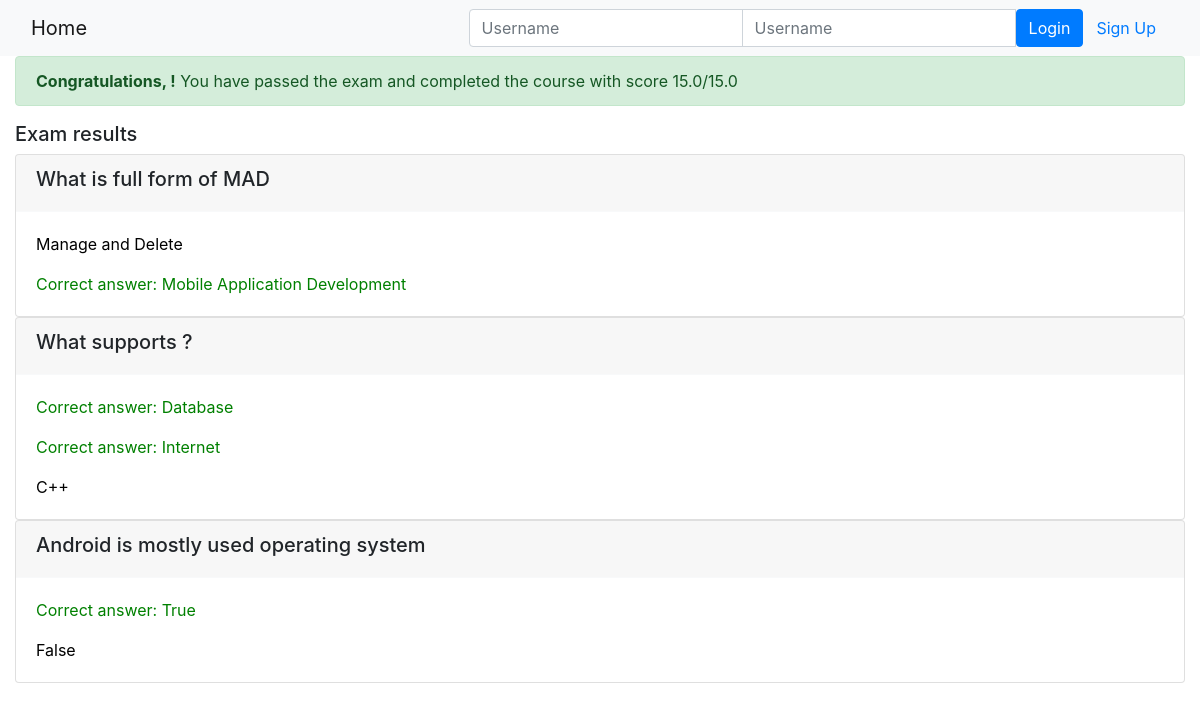
The page /onlinecourse/course/3/submission/3/result/ on the database its author committed.
### onlinecourse/models.py (models this page shows)
class Question(models.Model):
    course = models.ForeignKey(Course,on_delete=models.CASCADE)
    text = models.CharField(max_length=200,default="question text")
    title = models.CharField(max_length=200,default="question titile")
    grade = models.FloatField(default=5.0)
    def is_get_score(self,selected_ids):
        all_answers = self.choice_set.filter(is_correct = True).count()
        selected_correct = self.choice_set.filter(is_correct = True , id__in=selected_ids).count()
        if all_answers == selected_correct:
            return True
        else:
            return False

class Choice(models.Model):
    question = models.ForeignKey(Question,on_delete=models.CASCADE)
    text = models.CharField(max_length=200,default="choice text")
    is_correct = models.BooleanField(default=False)

### onlinecourse/views.py (the view)
# urls.py: path('course/<int:course_id>/submission/<int:submission_id>/result/', views.show_exam_result, name='show_exam_result'),
def show_exam_result(request, course_id, submission_id):
    course = get_object_or_404(Course,pk=course_id)
    submission = get_object_or_404(Submission,pk=submission_id)
    choices = submission.choices.all()
    total_mark, mark = 0, 0
    for question in course.question_set.all():
        total_mark += question.grade
        if question.is_get_score(choices):
            mark += question.grade
    return render(
        request,
        'onlinecourse/exam_result_bootstrap.html',
        {
            "course":course, "choices":choices, "mark":mark, "total_mark":total_mark,
            "submission":submission, "grade":int((mark/total_mark)*100)
        }
    )

### onlinecourse/templates/onlinecourse/exam_result_bootstrap.html (shortened to what this page needs)
<!DOCTYPE html>
<html lang="en">
<head>
    {% load static %}
    <link rel="stylesheet" href="https://maxcdn.bootstrapcdn.com/bootstrap/4.5.2/css/bootstrap.min.css">
</head>
<body>
 <nav class="navbar navbar-light bg-light">
    <div class="container-fluid">
        <div class="navbar-header">
              <a class="navbar-brand" href="{% url 'onlinecourse:index' %}">Home</a>
        </div>
        <ul class="nav navbar-nav navbar-right">
            {% if user.is_authenticated %}
            <li>
                <a class="btn btn-link" href="#">{{ user.first_name }}({{ user.username }})</a>
                <a class="btn btn-link" href="{% url 'onlinecourse:logout' %}">Logout</a>
            </li>
            {% else %}
            <li>
                <form class="form-inline" action="{% url 'onlinecourse:login' %}" method="post">
                    <div class="input-group">
                        <input type="text" class="form-control" placeholder="Username" name="username" >
                        <input type="password" class="form-control" placeholder="Username" name="psw" >
                        <button class="btn btn-primary" type="submit">Login</button>
                        <a class="btn btn-link" href="{% url 'onlinecourse:registration' %}">Sign Up</a>
                    </div>
                </form>
            </li>
            {% endif %}
        </ul>
    </div>
</nav>
<div class="container-fluid">
    {% if grade > 80 %}
    <div class="alert alert-success">
       <b>Congratulations, {{ user.name }} !</b>   You have passed the exam and completed the course with score {{mark}}/{{total_mark}}
    </div>
    {% else %}
    <div class="alert alert-danger">
        <b>Failed !</b> Sorry, {{ user.name }} ! You have failed exam with score {{mark}}/{{total_mark}}
    </div>
    <a class="btn btn-link text-danger" href="{% url 'onlinecourse:course_details' course.id %}">Re-test</a>
    {% endif %}
    <div class="card-columns-vertical mt-1">
    <h5 class="">Exam results</h5>
        {% for question in course.question_set.all %}
        <div class="card">
            <div class="card-header border-light"><h5>{{question.text}}</h5></div>
            <div class="card-body">
                {% for choice in question.choice_set.all %}
                    {% if choice.is_correct and choice in choices %}
                    <p class="card-text" style="color:green">Correct answer: {{choice.text}}</p>
                    {% elif choice.is_correct and choice not in choices %}
                    <p class="card-text" style="color:orange">Not selected: {{choice.text}}</p>
                    {% else %}
                    <p class="card-text" style="color:black">{{choice.text}}</p>
                    {% endif %}
                {% endfor %}
            </div>
        </div>
        {% endfor %}
    </div>
</div>
</body>
</html>

### rows shown on the page
Question: text "What is full form of MAD"
Choice: text "Manage and Delete"
Choice: text "Mobile Application Development"
Question: text "What supports ?"
Choice: text "Database"
Choice: text "Internet"
Choice: text "C++"
Question: text "Android is mostly used operating system"
Choice: text "True"
Choice: text "False"

### other values the page prints
{{ mark }} "15.0"
{{ total_mark }} "15.0"
